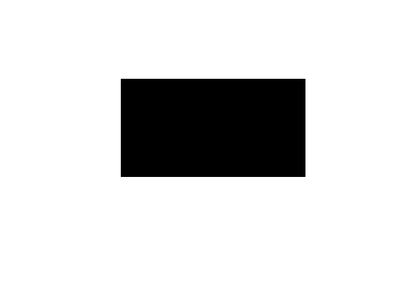
%> input picture Laboratory and Homework 10/drept.bmp, 420 x 282 px, shrunk from 671 x 451 before the run, given in place of circles.png, which was not available
$ octave lab10.m   (GNU Octave 9; MATLAB toolbox functions it lacks are replaced by stand-ins)
%> lines starting %> are read from the running program, lines starting %| are printed output that depends on the picture; in (x1, y1, x2, y2) boxes, pixels count from 0 and x2, y2 are one past the last pixel; in counts of white or black regions, pixels touching at a corner belong together; the program's own positions count from 1; pictures that were not available may be replaced by others from this repository, and a replacement may not be noted
### Laboratory and Homework 10/angularFunctionDescriptors.m
function angularFunctionDescriptors(curve, nc)
%

X = curve(1,:); Y = curve(2,:); m = length(X);
figure, subplot(231), plot(X,Y), title('Contur');

% calcul distante si

S = zeros(1,m); S(1) = sqrt((X(1) - X(m))^2 + (Y(1) - Y(m))^2);
for i = 2:m, S(i) = S(i-1) + sqrt( (X(i) - X(i-1))^2 + (Y(1) - Y(m))^2);
end

L = S(m); % L - lungime perimetru

% calculul functiei de curbura

wnd = 10; A = zeros(1,m);
for i = 1:m

    x1 = 0; x2 = 0; y1 = 0; y2 = 0;
    for j = 1 : wnd
        pa = i - j; pb = i + j;
        if(pa < 1) pa = m + pa;
        end
        if(pb > m) pb = pb - m;
        end
        x1 = x1 + X(pa); y1 = y1 + Y(pa); x2 = x2 + X(pb); y2 = y2 + Y(pb);
    end
    x1 = x1/wnd; y1 = y1/wnd; x2 = x2/wnd; y2 = y2/wnd;

    dx = x2 - x1; dy = y2 - y1;
    if(dx == 0) dx = .00001; end
    if((dx > 0) & (dy > 0)) A(i) = atan(dy/dx);
    elseif ((dx > 0) && (dy < 0)) A(i) = atan(dy/dx) + 2*pi;
    else A(i) = atan(dx/dy) + pi;
    end
end

subplot(232), plot(S,A), axis([0,S(m),-1,2*pi+1]); title('\phi(s)')

% calculul functiei unghiulara cumulativa

G = zeros(1,m);
for i = 2 : m
    dA = A(i) - A(i-1); d = min(abs(dA), abs(abs(dA) - 2 * pi));
    if(d > 0.5) G(i) = G(i-1);
    elseif (dA < -pi) G(i) = G(i-1) - (dA + 2*pi);
    elseif (dA > pi) G(i) = G(i-1) - (dA - 2*pi);
    else G(i) = G(i-1) - dA;
    end
end

subplot(233), plot(S,G), axis([0,S(m),-2*pi-1,1]), title('Functie unghiulara cumulativa \gamma(s)')
t = (2*pi*S)/L; F = G + t;
subplot(234), plot(t , F), axis([0,2*pi,-2*pi, 2*pi]), title('Functie unghiulara cumulativa normalizata \gamma^*(t)')

% calcul descriptori Fourier

a = zeros(1,nc); b = zeros(1,nc);
for k = 1:nc
    a(k) = a(k) + G(1) * (S(1)) * cos(2*pi*k*S(1)/L);
    b(k) = b(k) + G(1) * (S(1)) * sin(2*pi*k*S(1)/L);
    for i = 2:m
        a(k) = a(k) + G(i) * (S(i) - S(i-1)) * cos(2*pi*k*S(i)/L);
        b(k) = b(k) + G(i) * (S(i) - S(i-1)) * sin(2*pi*k*S(i)/L);
    end
    a(k) = a(k) * (2/L); b(k) = b(k) * (2/L) - 2/k;
end
subplot(235), bar(a), title('Descriptori Fourier a_k'), subplot(236), bar(b), title('Descriptori Fourier b_k')
%
end

### Laboratory and Homework 10/ellipticFourierDescriptors.m
function ellipticFourierDescriptors(c, nc)
%

X = c(1,:); Y = c(2,:);
m = length(X);
T = m; w = 2 * pi / T; tau = T / m;

% calculul coeficientilor seriei Fourier
ax = []; bx = [];
for k = 1:nc
    ax(k) = 0; bx(k) = 0;
    for i = 1 : m
        ax(k) = ax(k) + X(i) * cos(k*w*i*tau);
        bx(k) = bx(k) + X(i) * sin(k*w*i*tau);
    end
end
ax = (2/m) * ax; bx = (2/m) * bx; ax0 = 2 / m * sum(X); bx0 = 0;

ay = []; by = [];
for k = 1 : nc
    ay(k) = 0; by(k) = 0;
    for i = 1 : m
        ay(k) = ay(k) + Y(i) * cos(k*w*i*tau);
        by(k) = by(k) + Y(i) * sin(k*w*i*tau);
    end
end
ay = (2/m) * ay; by = (2/m) * by; ay0 = 2/m * sum(Y); by0 = 0;

% reconstructia conturului pe baza coeficientilor Fourier

for n = 1:m
    X2(n) = ax0/2;
    Y2(n) = ay0/2;
    for k = 1:nc
        X2(n) = X2(n) + ax(k) * cos(k*w*n) + bx(k)*sin(k*w*n);
        Y2(n) = Y2(n) + ay(k) * cos(k*w*n) + by(k)*sin(k*w*n);
    end
end
c2 = [X2; Y2];
figure, subplot(321), plot(c(1,:),c(2,:)); title('Conturul obiectului')
subplot(322), plot(c2(1,:),c2(2,:)), hold on, plot(ax0/2, ay0/2,'*'), title('Contur reconstruit')
subplot(323), bar(ax), title('a_x'), subplot(324), bar(bx), title('b_x')
subplot(325), bar(ay), title('a_y'), subplot(326), bar(by), title('b_y')
%
end

### Laboratory and Homework 10/lab10.m
%%
clc
clear all
close all

im = imread('circles.png');
%> im is the input picture: size 282x420x3 uint8; min 0, max 255, mean 216
imshow(im)

if( ~islogical(im))
    if(ndims(im) > 2) im = rgb2gray(im); end
    level = graythresh(im); BW = im2bw(im, level);
%> after `level = graythresh(im)`: level = 0.308
%> after `BW = im2bw(im, level)`:
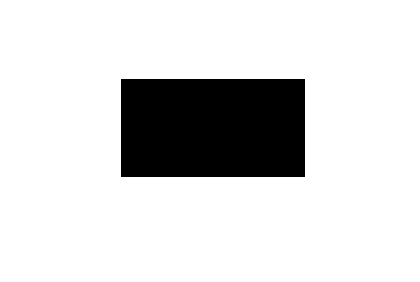
%> BW: size 282x420 logical; 84.8% white; 1 black region, box (x1, y1, x2, y2) and area: (121, 79, 305, 177) 18032
else
    BW = im;
end

figure, imshow(BW)

[B,L,N] = bwboundaries(BW,'noholes');
%> B = 1 boundary; box (x1, y1, x2, y2) and points: (0, 0, 420, 282) 1401; N = 1
for k = 1:N
    X = B{k}(:,2);
    Y = B{k}(:,1);
    contur = [X'; Y'];
    figure, plot(X,Y)
end
%> this loop made 1 pass
%> pass 1, `plot(X,Y)`:
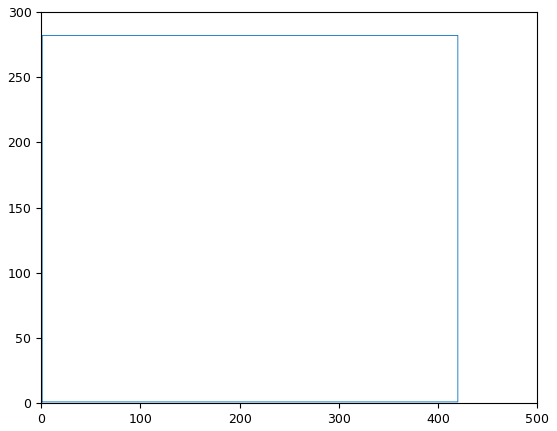
%> figure redrawn from the program's plot data

%% ex1 tema
clc
clear all
close all

im = imread('imagine.jpg')
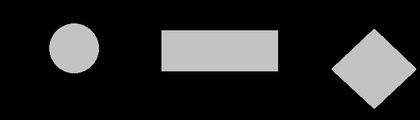
%> input picture Laboratory and Homework 10/imagine.jpg, 420 x 120 px, shrunk from 666 x 190 before the run
%> im is the input picture: size 120x420x3 uint8; min 0, max 227, mean 39.7
imshow(im)

if (~islogical(im))
    % transformare imagine RGB in imagine cu nuante de gri
    if (ndims(im)>2)
        im = rgb2gray(im);
%> im: size 120x420 uint8
    end
    % calcul prag in functie de care se va binariza imaginea
   level=graythresh(im);
%> level = 0.378
    % binarizare imagine
    BW = im2bw(im,level);
%> BW: size 120x420 logical; 20.3% white; 3 white regions, box (x1, y1, x2, y2) and area: (161, 30, 278, 71) 4796, (332, 29, 416, 109) 3473, (49, 23, 99, 73) 1947
end
figure, imshow(BW)
% daca in urma binarizarii fundalul este alb si obiectele negre, se va complementa imaginea
% BW = ~BW;
% figure, imshow(BW)
[B,L,N] = bwboundaries(BW,'noholes');
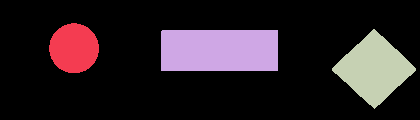
%> L: size 120x420 double; 4 distinct labels, from 0 to 3; one colour per label, 0 black
%> B = 3 boundaries; box (x1, y1, x2, y2) and points: (161, 30, 278, 71) 312, (332, 29, 416, 109) 171, (49, 23, 99, 73) 139; N = 3

nc = 15;
for (k=1:N)
    X = B{k}(:,2);
    Y = B{k}(:,1);
    contur = [X'; Y'];

    angularFunctionDescriptors(contur, nc);
   ellipticFourierDescriptors(contur, nc);

   %pause

end
%> this loop made 3 passes
%> (L in angularFunctionDescriptors, T in ellipticFourierDescriptors, w in ellipticFourierDescriptors, ax0 in ellipticFourierDescriptors, ay0 in ellipticFourierDescriptors) on passes 1 to 3: (98, 139, 0.0452, 148.7, 97.78), (232, 312, 0.0201, 440, 102), (166, 171, 0.0367, 748.5, 139.1)
%> pass 1, `angularFunctionDescriptors(contur, nc);`:
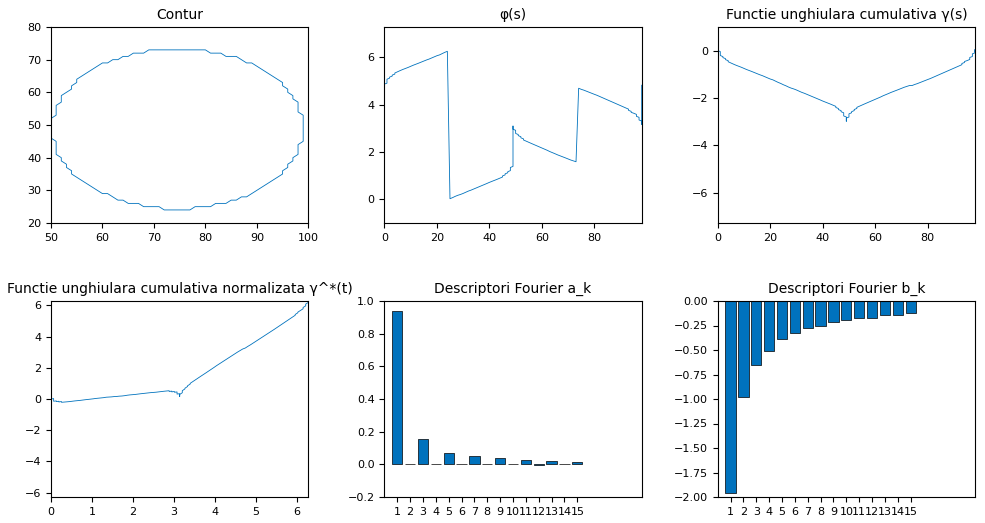
%> figure redrawn from the program's plot data, 6 panels; panel 5: tallest bar 0.939 high, from x = 0.6 to 1.4; panel 6: tallest bar 1.96 high, from x = 0.6 to 1.4
%> pass 1, `ellipticFourierDescriptors(contur, nc);`:
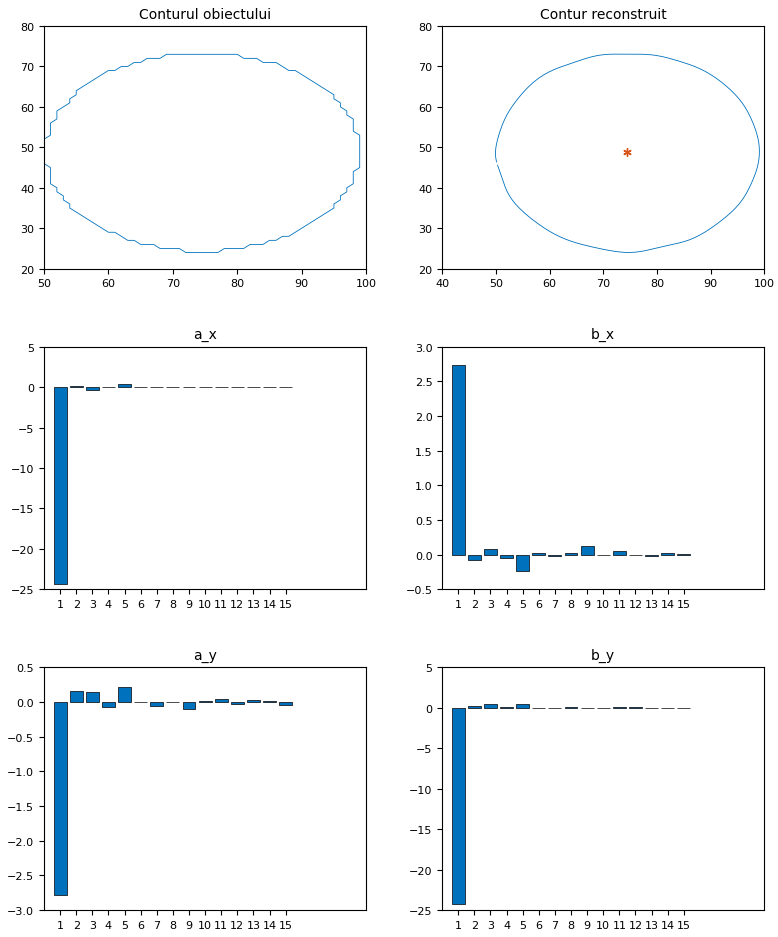
%> figure redrawn from the program's plot data, 6 panels; panel 3: tallest bar 24.36 high, from x = 0.6 to 1.4; panel 4: tallest bar 2.74 high, from x = 0.6 to 1.4; panel 5: tallest bar 2.79 high, from x = 0.6 to 1.4; panel 6: tallest bar 24.2 high, from x = 0.6 to 1.4
%> pass 2, `ellipticFourierDescriptors(contur, nc);`:
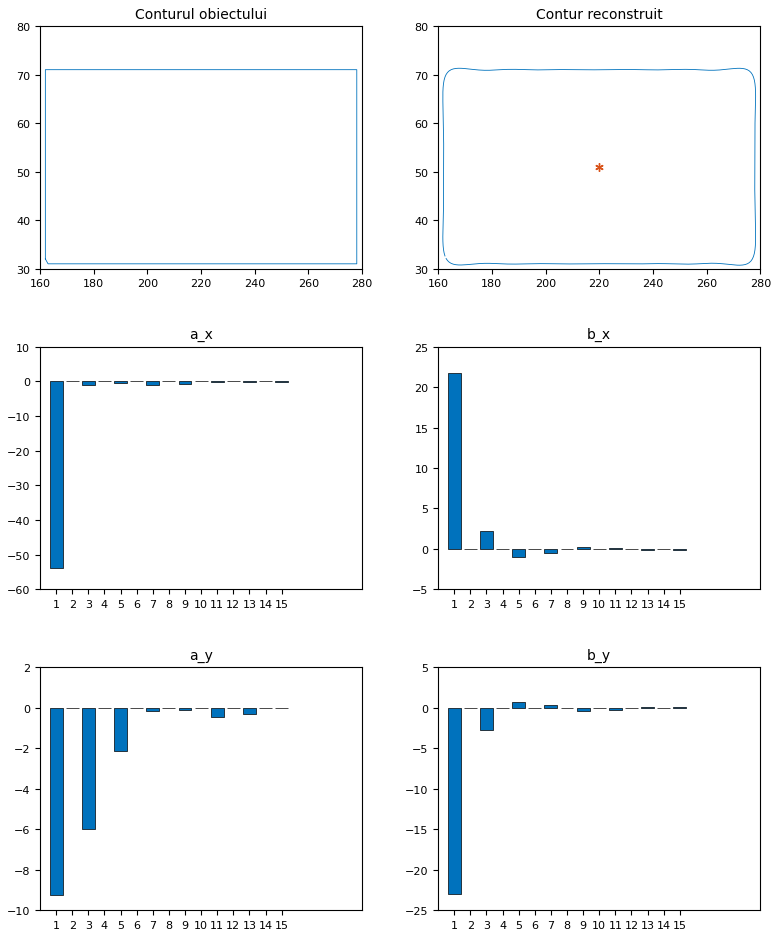
%> figure redrawn from the program's plot data, 6 panels; panel 3: tallest bar 53.96 high, from x = 0.6 to 1.4; panel 4: tallest bar 21.72 high, from x = 0.6 to 1.4; panel 5: tallest bar 9.25 high, from x = 0.6 to 1.4; panel 6: tallest bar 22.99 high, from x = 0.6 to 1.4

%% ex2 tema
clc
clear all
close all


%%
